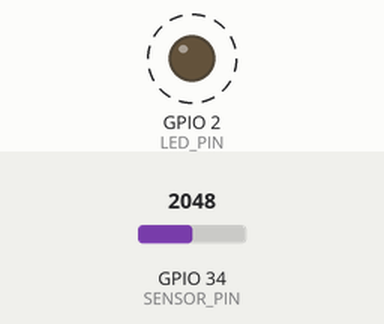
Bench run of a sketch on a simulated ESP32. Parts: output pins drawn as LEDs (lit = HIGH). Dashed ring = blinking. The test bench sets the inputs (shaded band); at power-on: GPIO 34 (SENSOR_PIN) = 2048. What the sketch prints to the serial monitor is not drawn.

Above: at 1.8 s.
1.9 s: GPIO 34 (SENSOR_PIN) set to 2928
5.4 s: GPIO 34 (SENSOR_PIN) set to 3071
Timing chart, 0 to 15.0 s (numbered marks = the images above; inputs shaded):
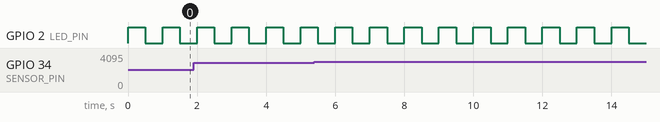

Measured:
- by itself, GPIO 2 (LED_PIN): alternates HIGH for 0.50 s and LOW for 0.50 s

The sketch:

sensor_node.ino
```cpp
#include <Arduino.h>

#define SENSOR_PIN 34
#define LED_PIN    2
#define THRESHOLD  3000

QueueHandle_t sensorQueue;

void sensorTask(void *pv) {
  while (true) {
    int value = analogRead(SENSOR_PIN);
    xQueueSend(sensorQueue, &value, portMAX_DELAY);
    vTaskDelay(1000 / portTICK_PERIOD_MS);
  }
}

void processTask(void *pv) {
  int value;
  while (true) {
    if (xQueueReceive(sensorQueue, &value, portMAX_DELAY) == pdTRUE) {
      Serial.print("Sensor: ");
      Serial.print(value);
      if (value > THRESHOLD) Serial.println("  WARNING: high");
      else                   Serial.println("  OK");
    }
  }
}

void ledTask(void *pv) {
  pinMode(LED_PIN, OUTPUT);
  while (true) {
    digitalWrite(LED_PIN, HIGH);
    vTaskDelay(500 / portTICK_PERIOD_MS);
    digitalWrite(LED_PIN, LOW);
    vTaskDelay(500 / portTICK_PERIOD_MS);
  }
}

void setup() {
  Serial.begin(115200);
  sensorQueue = xQueueCreate(5, sizeof(int));
  xTaskCreate(sensorTask,  "Sensor",  2048, NULL, 2, NULL);
  xTaskCreate(processTask, "Process", 2048, NULL, 2, NULL);
  xTaskCreate(ledTask,     "LED",     2048, NULL, 1, NULL);
}

void loop() {}
```
